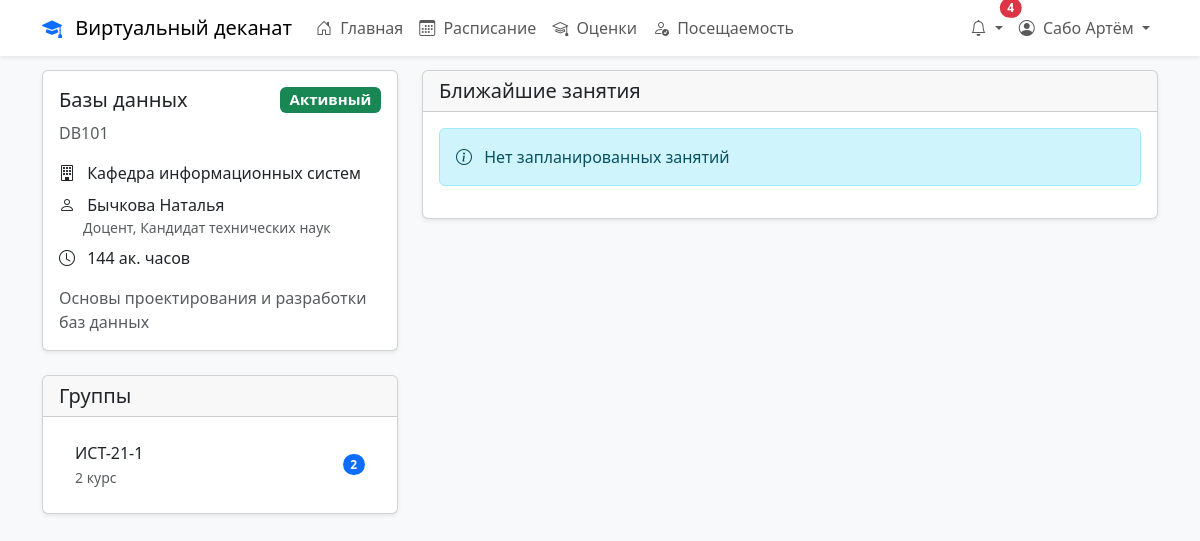
Screenshot of /course.php?id=1 (signed in) with the database file from the repository.
### tables this page shows
CREATE TABLE IF NOT EXISTS `users` (
  `id` int NOT NULL AUTO_INCREMENT,
  `username` varchar(50) NOT NULL,
  `password` varchar(255) NOT NULL,
  `email` varchar(100) NOT NULL,
  `first_name` varchar(50) NOT NULL,
  `last_name` varchar(50) NOT NULL,
  `created_at` timestamp NULL DEFAULT CURRENT_TIMESTAMP,
  `last_login` timestamp NULL DEFAULT NULL,
  `is_active` tinyint(1) DEFAULT '1',
  `failed_attempts` int DEFAULT '0',
  `last_failed_attempt` timestamp NULL DEFAULT NULL,
  `reset_code` varchar(32) DEFAULT NULL,
  `reset_code_expires` timestamp NULL DEFAULT NULL,
  PRIMARY KEY (`id`),
  UNIQUE KEY `username` (`username`),
  UNIQUE KEY `email` (`email`)
);

CREATE TABLE IF NOT EXISTS `courses` (
  `id` int NOT NULL,
  `name` varchar(100) NOT NULL,
  `code` varchar(20) NOT NULL,
  `description` text,
  `teacher_id` int DEFAULT NULL,
  `credits` int NOT NULL,
  `semester` int NOT NULL,
  `status` enum('active','completed','planned') NOT NULL DEFAULT 'active',
  `start_date` date DEFAULT NULL,
  `end_date` date DEFAULT NULL,
  `max_students` int DEFAULT NULL,
  `current_students` int DEFAULT NULL,
  `created_at` timestamp NULL DEFAULT CURRENT_TIMESTAMP,
  `department_id` int DEFAULT NULL,
  `hours` int NOT NULL DEFAULT '0'
);

CREATE TABLE IF NOT EXISTS `departments` (
  `id` int NOT NULL AUTO_INCREMENT,
  `faculty_id` int NOT NULL,
  `name` varchar(255) NOT NULL,
  `short_name` varchar(50) DEFAULT NULL,
  `description` text,
  `head_user_id` int DEFAULT NULL,
  `created_at` timestamp NULL DEFAULT CURRENT_TIMESTAMP,
  `updated_at` timestamp NULL DEFAULT CURRENT_TIMESTAMP ON UPDATE CURRENT_TIMESTAMP,
  `head_id` int DEFAULT NULL,
  `code` varchar(20) NOT NULL,
  PRIMARY KEY (`id`),
  KEY `faculty_id` (`faculty_id`),
  KEY `head_user_id` (`head_user_id`),
  KEY `head_id` (`head_id`)
);

CREATE TABLE IF NOT EXISTS `groups` (
  `id` int NOT NULL,
  `name` varchar(50) NOT NULL,
  `faculty` varchar(100) NOT NULL,
  `year_of_study` int NOT NULL,
  `curator_id` int DEFAULT NULL,
  `created_at` timestamp NULL DEFAULT CURRENT_TIMESTAMP,
  `updated_at` timestamp NULL DEFAULT CURRENT_TIMESTAMP ON UPDATE CURRENT_TIMESTAMP,
  `department_id` int DEFAULT NULL,
  `code` varchar(20) NOT NULL
);

### course.php (the view, shortened to what this page needs)
<?php
require_once 'config/database.php';
$course_id = isset($_GET['id']) ? (int)$_GET['id'] : 0;
$sql = "SELECT
            c.*,
            d.name as department_name,
            CONCAT(u.last_name, ' ', u.first_name) as teacher_name,
            t.position as teacher_position,
            t.academic_degree as teacher_degree
        FROM courses c
        LEFT JOIN departments d ON c.department_id = d.id
        LEFT JOIN (
            SELECT DISTINCT course_id, teacher_id
            FROM lessons
            WHERE course_id = ?
            LIMIT 1
        ) l ON c.id = l.course_id
        LEFT JOIN teachers t ON l.teacher_id = t.id
        LEFT JOIN users u ON t.user_id = u.id
        WHERE c.id = ?";
$stmt = $conn->prepare($sql);
$stmt->bind_param('ii', $course_id, $course_id);
if (!$stmt->execute()) {
    die('Ошибка при выполнении запроса: ' . $stmt->error);
}
$result = $stmt->get_result();
$course = $result->fetch_assoc();
$sql = "SELECT DISTINCT
            g.*,
            (
                SELECT COUNT(DISTINCT sg.student_id)
                FROM student_groups sg
                WHERE sg.group_id = g.id AND sg.status = 'active'
            ) as students_count
        FROM `groups` g
        JOIN lessons l ON g.id = l.group_id
        WHERE l.course_id = ?
        ORDER BY g.name";
$stmt = $conn->prepare($sql);
$stmt->bind_param('i', $course_id);
if (!$stmt->execute()) {
    die('Ошибка при выполнении запроса групп: ' . $stmt->error);
}
$result = $stmt->get_result();
$groups = $result->fetch_all(MYSQLI_ASSOC);
$sql = "SELECT
            l.*,
            g.name as group_name,
            g.id as group_id,
            CONCAT(u.last_name, ' ', u.first_name) as teacher_name
        FROM lessons l
        JOIN `groups` g ON l.group_id = g.id
        JOIN teachers t ON l.teacher_id = t.id
        JOIN users u ON t.user_id = u.id
        WHERE l.course_id = ?
        AND l.date >= CURDATE()
        ORDER BY l.date, l.start_time
        LIMIT 10";
$stmt = $conn->prepare($sql);
$stmt->bind_param('i', $course_id);
$result = $stmt->get_result();
$upcoming_lessons = $result->fetch_all(MYSQLI_ASSOC);
?>
<!DOCTYPE html>
<html lang="ru">
<head>
    <link href="https://cdn.jsdelivr.net/npm/bootstrap@5.3.0/dist/css/bootstrap.min.css" rel="stylesheet">
    <link href="https://cdn.jsdelivr.net/npm/bootstrap-icons@1.7.2/font/bootstrap-icons.css" rel="stylesheet">
</head>
<body class="bg-light">
    <?php include 'includes/navbar.php'; ?>
    <div class="container my-4">
        <div class="row">
            <div class="col-md-4">
                <div class="card shadow-sm mb-4">
                    <div class="card-body">
                        <h5 class="card-title d-flex justify-content-between align-items-center">
                            <?php echo htmlspecialchars($course['name']); ?>
                            <span class="badge bg-<?php echo $course['status'] === 'active' ? 'success' : 'secondary'; ?>">
                                <?php echo $course['status'] === 'active' ? 'Активный' : 'Неактивный'; ?>
                            </span>
                        </h5>
                        <div class="text-muted mb-3">
                            <?php echo htmlspecialchars($course['code']); ?>
                        </div>
                        <ul class="list-unstyled mb-0">
                            <li class="mb-2">
                                <i class="bi bi-building me-2"></i>
                                <?php echo htmlspecialchars($course['department_name'] ?? 'Не указано'); ?>
                            </li>
                            <li class="mb-2">
                                <i class="bi bi-person me-2"></i>
                                <?php echo htmlspecialchars($course['teacher_name'] ?? 'Не указано'); ?>
                                <?php if ($course['teacher_position'] || $course['teacher_degree']): ?>
                                    <div class="small text-muted ms-4">
                                        <?php
                                        echo htmlspecialchars(
                                            trim(
                                                ($course['teacher_position'] ?? '') .
                                                ($course['teacher_position'] && $course['teacher_degree'] ? ', ' : '') .
                                                ($course['teacher_degree'] ?? '')
                                            )
                                        );
                                        ?>
                                    </div>
                                <?php endif; ?>
                            </li>
                            <li class="mb-2">
                                <i class="bi bi-clock me-2"></i>
                                <?php echo $course['credits'] * 36; ?> ак. часов
                            </li>
                            <?php if ($course['description']): ?>
                                <li class="mt-3">
                                    <div class="text-muted">
                                        <?php echo nl2br(htmlspecialchars($course['description'])); ?>
                                    </div>
                                </li>
                            <?php endif; ?>
                        </ul>
                    </div>
                </div>
                <div class="card shadow-sm">
                    <div class="card-header">
                        <h5 class="card-title mb-0">Группы</h5>
                    </div>
                    <div class="card-body">
                        <?php if (empty($groups)): ?>
                            <div class="text-muted">Нет активных групп</div>
                        <?php else: ?>
                            <div class="list-group list-group-flush">
                                <?php foreach ($groups as $group): ?>
                                    <a href="group.php?id=<?php echo $group['id']; ?>"
                                       class="list-group-item list-group-item-action d-flex justify-content-between align-items-center">
                                        <div>
                                            <div><?php echo htmlspecialchars($group['name']); ?></div>
                                            <small class="text-muted">
                                                <?php echo $group['year_of_study']; ?> курс
                                            </small>
                                        </div>
                                        <span class="badge bg-primary rounded-pill">
                                            <?php echo $group['students_count']; ?>
                                        </span>
                                    </a>
                                <?php endforeach; ?>
                            </div>
                        <?php endif; ?>
                    </div>
                </div>
            </div>
            <div class="col-md-8">
                <div class="card shadow-sm">
                    <div class="card-header">
                        <h5 class="card-title mb-0">Ближайшие занятия</h5>
                    </div>
                    <div class="card-body">
                        <?php if (empty($upcoming_lessons)): ?>
                            <div class="alert alert-info">
                                <i class="bi bi-info-circle me-2"></i>
                                Нет запланированных занятий
                            </div>
                        <?php endif; ?>
                    </div>
                </div>
            </div>
        </div>
    </div>
</body>
</html>

### includes/navbar.php (shortened to what this page needs)
<?php
$currentUserId = $_SESSION['user_id'] ?? null;
if ($currentUserId) {
    try {
        $db = new PDO("mysql:host=" . DB_HOST . ";dbname=" . DB_NAME, DB_USER, DB_PASS);
        $db->setAttribute(PDO::ATTR_ERRMODE, PDO::ERRMODE_EXCEPTION);
        $stmt = $db->prepare("SELECT first_name, last_name FROM users WHERE id = :user_id");
        $stmt->execute(['user_id' => $currentUserId]);
        $currentUser = $stmt->fetch(PDO::FETCH_ASSOC);
    } catch (PDOException $e) {
        $currentUser = [
            'first_name' => $_SESSION['first_name'] ?? 'Пользователь',
            'last_name' => $_SESSION['last_name'] ?? ''
        ];
    }
}
$sql = "SELECT COUNT(*) as count FROM notifications WHERE user_id = ? AND is_read = 0";
$stmt = $conn->prepare($sql);
$stmt->bind_param("i", $_SESSION['user_id']);
$stmt->execute();
$unread_notifications = $stmt->get_result()->fetch_assoc()['count'];
?>
<nav class="navbar navbar-expand-lg navbar-light bg-white shadow-sm fixed-top">
    <div class="container">
        <a class="navbar-brand" href="dashboard.php">
            <i class="bi bi-mortarboard-fill text-primary me-2"></i>
            <?php echo APP_NAME; ?>
        </a>
        <div class="collapse navbar-collapse" id="navbarNav">
            <ul class="navbar-nav me-auto">
                <?php if ($_SESSION['role_id'] == ROLE_ADMIN): ?>
                    <li class="nav-item">
                        <a class="nav-link <?php echo basename($_SERVER['PHP_SELF']) == 'dashboard.php' ? 'active' : ''; ?>"
                           href="dashboard.php">
                            <i class="bi bi-house-door me-1"></i>
                            Главная
                        </a>
                    </li>
                    <li class="nav-item">
                        <a class="nav-link <?php echo basename($_SERVER['PHP_SELF']) == 'users.php' ? 'active' : ''; ?>"
                           href="users.php">
                            <i class="bi bi-people me-1"></i>
                            Пользователи
                        </a>
                    </li>
                    <li class="nav-item">
                        <a class="nav-link <?php echo basename($_SERVER['PHP_SELF']) == 'departments.php' ? 'active' : ''; ?>"
                           href="departments.php">
                            <i class="bi bi-building me-1"></i>
                            Кафедры
                        </a>
                    </li>
                <?php elseif ($_SESSION['role_id'] == ROLE_STUDENT): ?>
                    <li class="nav-item">
                        <a class="nav-link <?php echo basename($_SERVER['PHP_SELF']) == 'dashboard.php' ? 'active' : ''; ?>"
                           href="dashboard.php">
                            <i class="bi bi-house-door me-1"></i>
                            Главная
                        </a>
                    </li>
                    <li class="nav-item">
                        <a class="nav-link <?php echo basename($_SERVER['PHP_SELF']) == 'schedule.php' ? 'active' : ''; ?>"
                           href="schedule.php">
                            <i class="bi bi-calendar3 me-1"></i>
                            Расписание
                        </a>
                    </li>
                    <li class="nav-item">
                        <a class="nav-link <?php echo basename($_SERVER['PHP_SELF']) == 'grades.php' ? 'active' : ''; ?>"
                           href="grades.php">
                            <i class="bi bi-mortarboard me-1"></i>
                            Оценки
                        </a>
                    </li>
                    <li class="nav-item">
                        <a class="nav-link <?php echo basename($_SERVER['PHP_SELF']) == 'attendance.php' ? 'active' : ''; ?>"
                           href="attendance.php">
                            <i class="bi bi-person-check me-1"></i>
                            Посещаемость
                        </a>
                    </li>
                <?php endif; ?>
            </ul>
            <ul class="navbar-nav">
                <li class="nav-item dropdown">
                    <a class="nav-link dropdown-toggle position-relative" href="#" id="notificationsDropdown"
                       role="button" data-bs-toggle="dropdown">
                        <i class="bi bi-bell"></i>
                        <?php if ($unread_notifications > 0): ?>
                            <span class="position-absolute top-0 start-100 translate-middle badge rounded-pill bg-danger">
                                <?php echo $unread_notifications; ?>
                            </span>
                        <?php endif; ?>
                    </a>
                </li>
                <li class="nav-item dropdown">
                    <a class="nav-link dropdown-toggle" href="#" id="userDropdown" role="button" data-bs-toggle="dropdown">
                        <i class="bi bi-person-circle me-1"></i>
                        <?php echo htmlspecialchars($currentUser['last_name'] . ' ' . $currentUser['first_name']); ?>
                    </a>
                </li>
            </ul>
        </div>
    </div>
</nav>

### rows the page displays
users: last_name+first_name "Сабо Артём"
courses: name "Базы данных", code "DB101", department.name "Кафедра информационных систем", $course['credits']*36 "144", description "Основы проектирования и разработки баз данных"
groups: name "ИСТ-21-1", year_of_study "2", students_count "2"

### other values shown
APP_NAME "Виртуальный деканат"
$unread_notifications "4"
$course['teacher_name'] "Бычкова Наталья"
